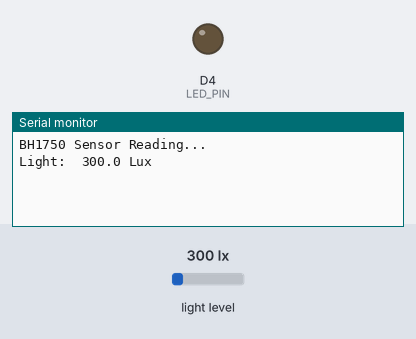
Bench run of a sketch on a simulated ESP8266 (NodeMCU). Parts: output pins drawn as LEDs (lit = HIGH), the last lines printed to the serial monitor. The test bench sets the inputs (shaded band); at power-on: light level 300 lx.

Above: at 2.2 s.
2.3 s: light level set to 40 lx
At 3.6 s:
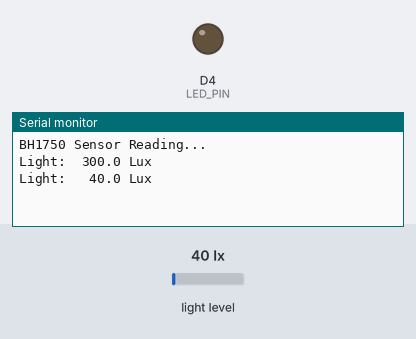
5.5 s: light level set to 1000 lx
At 6.8 s:
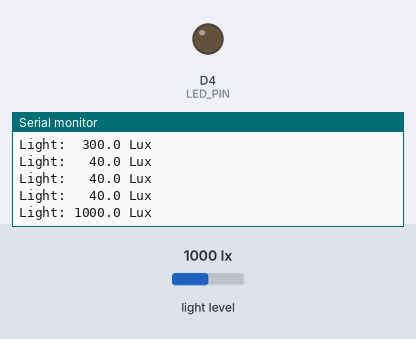

The sketch:

esp8266_bh1750_lib_demo-1.ino
```cpp
//////////////////////////////////////////////////////////////////////////
// Author: RSP @ Embedded Systems Lab (ESL), KMUTNB, Bangkok / Thailand
// Date: 2017-07-01
// Arduino IDE: v1.8.2 + esp8266 v2.3.0
// Boards with ESP-12E
//////////////////////////////////////////////////////////////////////////

#include <ESP8266WiFi.h>
#include <Wire.h>
#include "BH1750.h"            // -> https://github.com/claws/BH1750

#define LED_PIN        (D4)    // D4 pin (GPIO-2)
#define SDA_PIN        (D2)    // D2 pin (GPIO-4)
#define SCL_PIN        (D1)    // D1 pin (GPIO-5)

#define DEV_ADDR       (0x23)  // set the I2C device address (BH1750)

#define INTERVAL_MSEC  (1000)  // update interval: 1 sec

BH1750 bh( DEV_ADDR );         // create BH1750 object

// global variables
char sbuf[64];                 // char buffer for sprintf()
uint32_t ts;                   // used to save timestamp

void setup() {
  pinMode( LED_PIN, OUTPUT );
  digitalWrite( LED_PIN, LOW );
  Serial.begin( 115200 );

  for ( int i=0; i < 10; i++ ) {
    delay(100);
    Serial.println();
  }
  Serial.flush();

  WiFi.disconnect();
  WiFi.mode( WIFI_OFF ); // disable WiFi

  Serial.println( F("BH1750 Sensor Reading...") );
  bh.begin( BH1750_CONTINUOUS_HIGH_RES_MODE,
            SDA_PIN, SCL_PIN, 400000 /* set I2C frequency */ );
  ts = millis();
}

void process() {
  uint16_t lux = bh.readLightLevel();  // read the sensor value

  String str;
  str += "Light: ";
  dtostrf( lux, 6, 1, sbuf );
  str += sbuf;
  str += " Lux";

  Serial.println( str.c_str() );
}

void loop() {
  if ( millis() - ts >= INTERVAL_MSEC ) {
     ts += INTERVAL_MSEC;
     digitalWrite( LED_PIN, HIGH );
     process();
     digitalWrite( LED_PIN, LOW );
  }
  delay(1); // delay for 1 msec
}
//////////////////////////////////////////////////////////////////////////
```

Measured:
- after the input at 2.3 s, the serial monitor: prints a new line after 0.70 s (image 1)
- after the input at 5.5 s, the serial monitor: prints a new line after 0.50 s (image 2)
